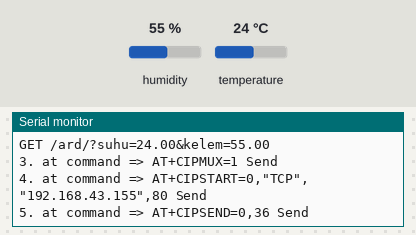
Simulated run of this sketch. Board: Arduino Uno, built with avr-gcc and run on an emulated ATmega328P. Parts: the last lines printed to the serial monitor. The inputs (shaded band) are chosen by the test bench; at power-on: humidity 55 %, temperature 24 °C. The modem accepts every AT command (registered, SIM ready, sends succeed) and sends nothing else.

Above: at 1.2 s.
1.3 s: humidity set to 22 %
At 3.0 s:
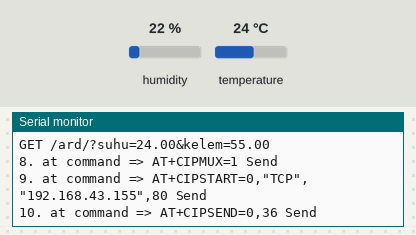
4.8 s: temperature set to 12 °C
At 6.0 s:
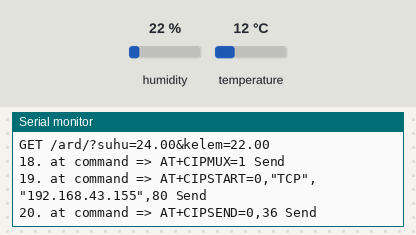
6.3 s: humidity set to 40 %
At 8.1 s:
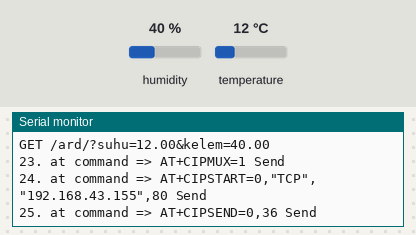
Timing chart, 0 to 9.6 s (numbered marks = the images above; inputs shaded):
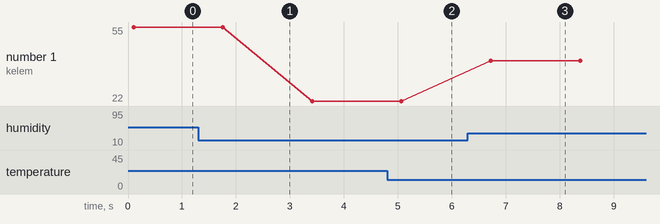

Measured:
- after the input at 6.3 s, the serial monitor: prints a new line after 0.42 s (image 3)
- plotted number 1: 55 → 22 after the input at 1.3 s

The sketch:

ard.ino
```cpp
#include <SoftwareSerial.h>
#include "DHT.h"
#define DHTPIN 2
#define DHTTYPE DHT11
#define RX 9
#define TX 10
String AP = "x";       // CHANGE ME
String PASS = "x"; // CHANGE ME
String HOST = "192.168.43.155";
String PORT = "80";
int countTrueCommand;
int countTimeCommand;
boolean found = false;
SoftwareSerial esp8266(RX,TX);
DHT dht(DHTPIN, DHTTYPE);

void setup() {
  Serial.begin(9600);
  esp8266.begin(115200);
  dht.begin();
  sendCommand("AT",5,"OK");
  sendCommand("AT+CWMODE=1",5,"OK");
  sendCommand("AT+CWJAP=\""+ AP +"\",\""+ PASS +"\"",20,"OK");
}
void loop() {
 getSensorData();
}
void database(String data){

 sendCommand("AT+CIPMUX=1",5,"OK");
 sendCommand("AT+CIPSTART=0,\"TCP\",\""+ HOST +"\","+ PORT,15,"OK");
 sendCommand("AT+CIPSEND=0," +String(data.length()+4),4,">");
 esp8266.println(data);delay(1500);countTrueCommand++;
 sendCommand("AT+CIPCLOSE=0",5,"OK");

}
void getSensorData(){
  float h = dht.readHumidity();
  float t = dht.readTemperature();
   String getData = "GET /ard/?suhu="+ String (t) + "&kelem=" + String (h);
   Serial.println(getData);
 database(getData);

}
void sendCommand(String command, int maxTime, char readReplay[]) {
  Serial.print(countTrueCommand);
  Serial.print(". at command => ");
  Serial.print(command);
  Serial.print(" ");
  while(countTimeCommand < (maxTime*1))
  {
    esp8266.println(command);//at+cipsend
    if(esp8266.find(readReplay))//ok
    {
      found = true;
      break;
    }

    countTimeCommand++;
  }

  if(found == true)
  {
    Serial.println("Send");
    countTrueCommand++;
    countTimeCommand = 0;
  }

  if(found == false)
  {
    Serial.println("Fail");
    countTrueCommand = 0;
    countTimeCommand = 0;
  }

  found = false;
 }
```
